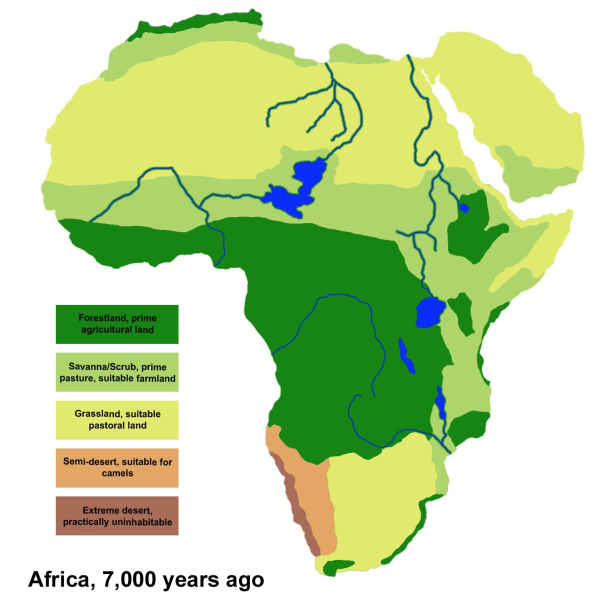
#> input picture raw/maps/africa/terrain_5000_bce.jpeg, 1208 x 1202 px (shown at 1/2 size)
$ python sdots.py ../../../raw/maps/africa/terrain_5000_bce.jpeg
#> lines starting #> are read from the running program, lines starting #| are printed output that depends on the picture; after the words box and inside, x2 and y2 are one past the last pixel; in counts of white or black regions, pixels touching at a corner belong together
import sys, numpy as np
from PIL import Image
from scipy import ndimage
for f in sys.argv[1:]:
    im=np.asarray(Image.open(f).convert('RGB')).astype(int)
    dark=im.sum(2)<120
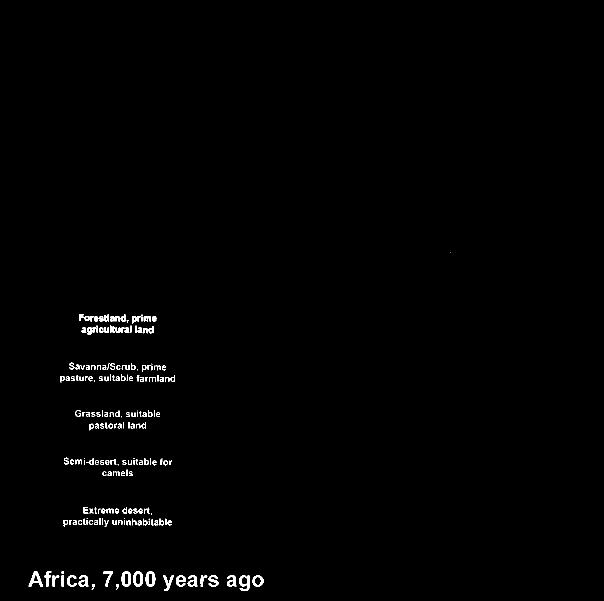
#> dark: shape (1202, 1208) bool (shown at 1/2 size); 0.82% white; 204 white regions (27 under 20 px), largest, box (x1, y1, x2, y2) and area: (57, 1143, 86, 1173) 370, (478, 1151, 500, 1182) 354, (291, 1143, 311, 1173) 335
    lab,n=ndimage.label(dark)
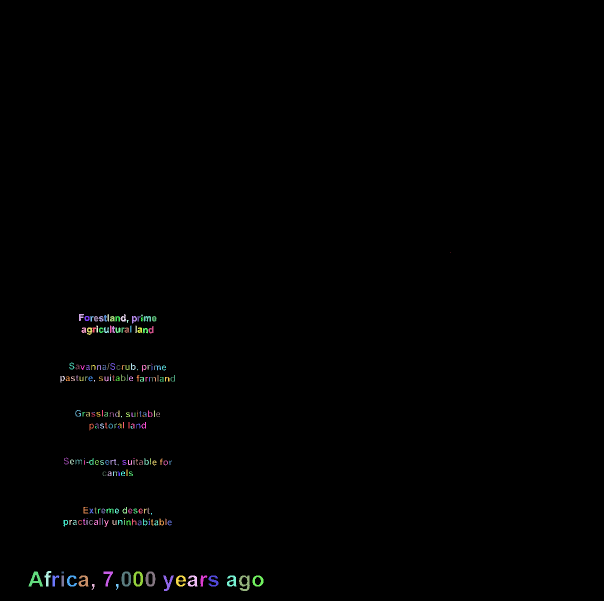
#> lab: shape (1202, 1208) int32 (shown at 1/2 size); 217 distinct labels, from 0 to 216; one colour per label, 0 black
#> n = 216
    print(f, im.shape)
#| ../../../raw/maps/africa/terrain_5000_bce.jpeg (1202, 1208, 3)
    for i,sl in enumerate(ndimage.find_objects(lab),1):
        h=sl[0].stop-sl[0].start; w=sl[1].stop-sl[1].start; a=(lab[sl]==i).sum()
        if 3<=w<=8 and 3<=h<=8 and a/(w*h)>0.55:
            cy,cx=ndimage.center_of_mass(lab==i)
            panel='L' if cx<508 else 'R'
            print(' ',panel, round(cx,1), round(cy,1), round(cx-(0 if cx<508 else 508),1), w,h,a)
#> this loop made 216 passes
#> (h, w, a, cy, cx) on passes 5, 18, 119, 198: (3, 4, 8, 630, 283.5), (6, 4, 14, 641.9, 254.6), (5, 4, 12, 854, 191.2), (4, 5, 20, 1144.5, 125)
#> (h, w, a) on passes 1, 2, 3, 4, 6, 7: (1, 1, 1), (14, 10, 84), (15, 3, 42), (15, 11, 91), (13, 6, 51), (10, 10, 69)
#|   L 283.5 630.0 283.5 4 3 8
#|   L 254.6 641.9 254.6 4 6 14
#|   L 191.2 854.0 191.2 4 5 12
#|   L 125.0 1144.5 125.0 5 4 20
